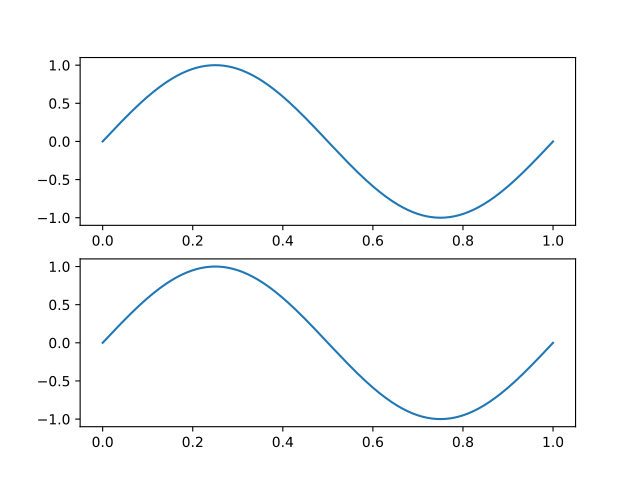

Reproduce this figure in Python.
import numpy as np
import matplotlib.pyplot as plt

def f(t):
    return np.sin(2 * np.pi * t)

def g(t):
    return np.cos(2 * np.pi * t - np.pi / 2)

fig, axs = plt.subplots(2)

x0 = np.linspace(0, 1, 1600)

axs[0].plot(x0, f(x0))
axs[1].plot(x0, g(x0))

plt.show()
